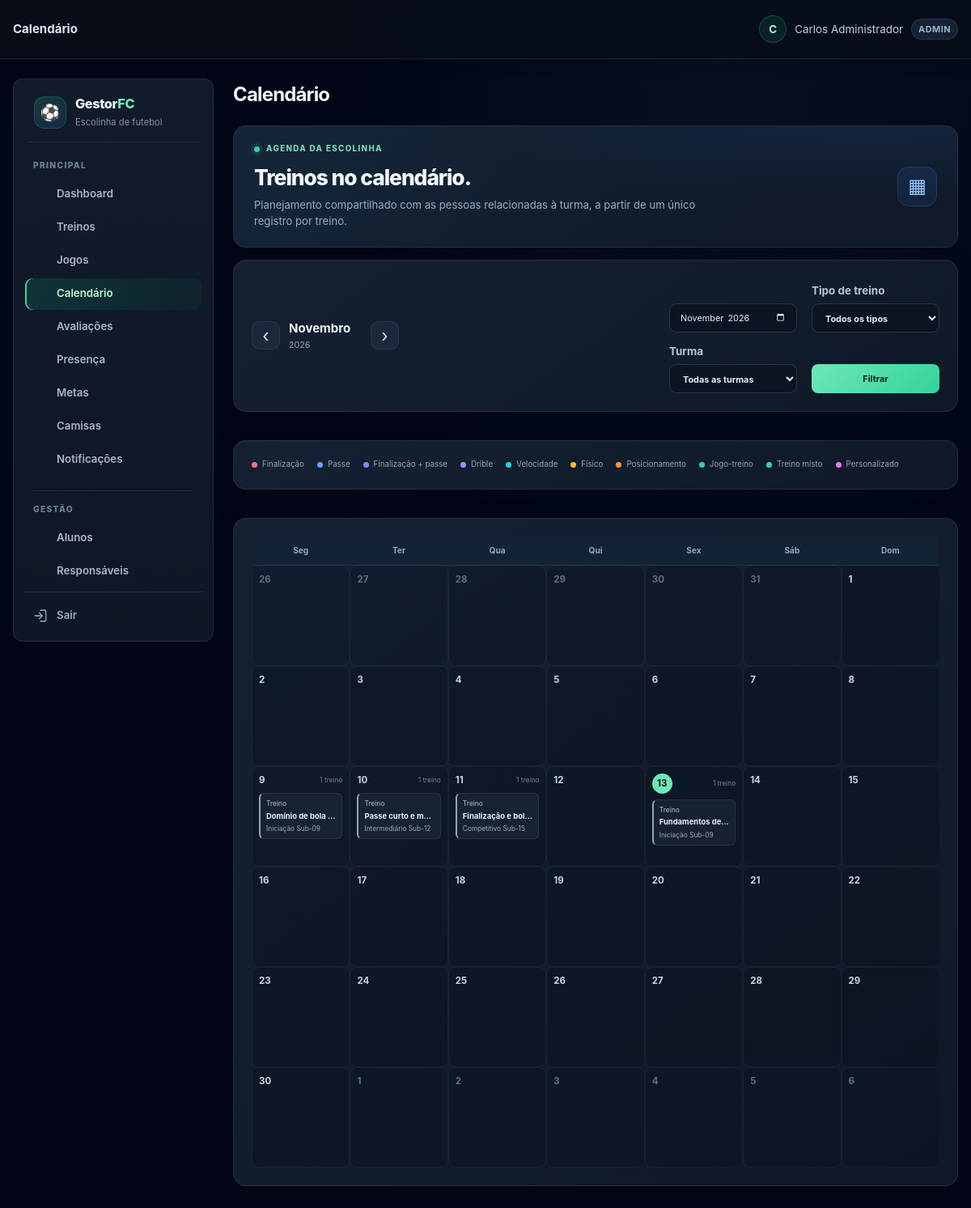
/calendario.php (signed in), run on the app's committed database.
### tables this page shows
CREATE TABLE TB_AULA (
    COD_AULA INT AUTO_INCREMENT PRIMARY KEY,
    COD_TURMA INT NOT NULL,
    DATA_AULA DATE NOT NULL,
    TEMA_TREINO VARCHAR(100) DEFAULT 'Fundamentos e Coletivo',
    HORARIO TIME NULL,
    OBJETIVO TEXT NULL,
    EXERCICIOS TEXT NULL,
    TIPO_TREINO VARCHAR(30) NULL,
    ATRIBUTOS_AVALIAVEIS_JSON JSON NULL,
    OBSERVACAO TEXT NULL,
    CRIADO_EM TIMESTAMP DEFAULT CURRENT_TIMESTAMP,
    FOREIGN KEY (COD_TURMA) REFERENCES TB_TURMA(COD_TURMA) ON DELETE CASCADE
);

CREATE TABLE TB_TURMA (
    COD_TURMA INT AUTO_INCREMENT PRIMARY KEY,
    COD_ESCOLINHA INT NOT NULL,
    COD_PROFESSOR INT NULL,
    NOME VARCHAR(50) NOT NULL,
    FAIXA_ETARIA VARCHAR(30) NOT NULL,
    DIAS_TREINO VARCHAR(100) NOT NULL,
    HORARIO VARCHAR(50) NOT NULL,
    CAPACIDADE INT DEFAULT 25,
    ATIVA TINYINT(1) DEFAULT 1,
    CRIADO_EM TIMESTAMP DEFAULT CURRENT_TIMESTAMP,
    FOREIGN KEY (COD_ESCOLINHA) REFERENCES TB_ESCOLINHA(COD_ESCOLINHA) ON DELETE CASCADE,
    FOREIGN KEY (COD_PROFESSOR) REFERENCES TB_USUARIO(COD_USUARIO) ON DELETE SET NULL
);

### includes/helpers.php (called while the page is built, shortened)
<?php
function e($value) {
    return htmlspecialchars((string) $value, ENT_QUOTES, 'UTF-8');
}

### includes/avaliacao_helpers.php (called while the page is built, shortened)
<?php
function avaliacaoCatalogoAtributos() {
    return [
        'velocidade' => 'Velocidade',
        'finalizacao' => 'Finalização',
        'passe' => 'Passe',
        'drible' => 'Drible',
        'fisico' => 'Físico',
        'posicionamento' => 'Posicionamento'
    ];
}
function avaliacaoTiposTreino() {
    return [
        'VELOCIDADE' => ['nome' => 'Velocidade', 'atributos' => ['velocidade']],
        'FINALIZACAO' => ['nome' => 'Finalização', 'atributos' => ['finalizacao']],
        'PASSE' => ['nome' => 'Passe', 'atributos' => ['passe']],
        'FINALIZACAO_PASSE' => ['nome' => 'Finalização + Passe', 'atributos' => ['finalizacao', 'passe']],
        'DRIBLE' => ['nome' => 'Drible', 'atributos' => ['drible']],
        'FISICO' => ['nome' => 'Preparação física', 'atributos' => ['fisico']],
        'POSICIONAMENTO' => ['nome' => 'Posicionamento', 'atributos' => ['posicionamento']],
        'JOGO_TREINO' => ['nome' => 'Jogo-treino', 'atributos' => array_keys(avaliacaoCatalogoAtributos())],
        'TREINO_MISTO' => ['nome' => 'Treino misto', 'atributos' => array_keys(avaliacaoCatalogoAtributos())],
        'TECNICO_GERAL' => ['nome' => 'Fundamentos gerais', 'atributos' => array_keys(avaliacaoCatalogoAtributos())],
        'PERSONALIZADO' => ['nome' => 'Personalizado', 'atributos' => null]
    ];
}

### calendario.php (the view, shortened to what this page needs)
<?php
require_once __DIR__ . '/includes/layout.php';
require_once __DIR__ . '/includes/avaliacao_helpers.php';
$db = getDB();
$escolinha = currentEscolinhaId();
$mesInformado = is_string($_GET['mes'] ?? null) ? $_GET['mes'] : date('Y-m');
$mesValido = DateTime::createFromFormat('!Y-m', $mesInformado);
$mesAtual = $mesValido && $mesValido->format('Y-m') === $mesInformado ? $mesValido : new DateTime('first day of this month');
$inicioMes = (clone $mesAtual)->modify('first day of this month');
$fimMes = (clone $inicioMes)->modify('last day of this month');
$inicioGrade = (clone $inicioMes)->modify('monday this week');
$fimGrade = (clone $fimMes)->modify('sunday this week');
$mesAnterior = (clone $inicioMes)->modify('-1 month')->format('Y-m');
$mesProximo = (clone $inicioMes)->modify('+1 month')->format('Y-m');
$tipos = avaliacaoTiposTreino();
$filtroTipo = is_string($_GET['tipo'] ?? null) ? $_GET['tipo'] : '';
if (!isset($tipos[$filtroTipo])) $filtroTipo = '';
$filtroTurma = filter_var($_GET['turma'] ?? 0, FILTER_VALIDATE_INT);
$filtroTurma = $filtroTurma === false || $filtroTurma < 0 ? 0 : $filtroTurma;
$sqlEventos =
    'SELECT a.COD_AULA, a.DATA_AULA, TIME_FORMAT(a.HORARIO, "%H:%i") AS HORARIO,
            a.TEMA_TREINO, a.TIPO_TREINO, a.OBJETIVO, a.EXERCICIOS, a.OBSERVACAO,
            t.COD_TURMA, t.NOME AS TURMA, t.FAIXA_ETARIA, u.NOME AS PROFESSOR
     FROM TB_AULA a
     JOIN TB_TURMA t ON t.COD_TURMA = a.COD_TURMA
     LEFT JOIN TB_USUARIO u ON u.COD_USUARIO = t.COD_PROFESSOR
     WHERE t.COD_ESCOLINHA = ? AND t.ATIVA = 1 AND a.DATA_AULA BETWEEN ? AND ?';
$parametrosEventos = [$escolinha, $inicioGrade->format('Y-m-d'), $fimGrade->format('Y-m-d')];
$sqlEventos .= ' ORDER BY a.DATA_AULA, a.HORARIO, a.COD_AULA';
$consulta = $db->prepare($sqlEventos);
$consulta->execute($parametrosEventos);
$eventos = $consulta->fetchAll();
$eventosPorDia = [];
foreach ($eventos as $evento) {
    $eventosPorDia[$evento['DATA_AULA']][] = $evento;
}
$dias = [];
$cursor = clone $inicioGrade;
while ($cursor <= $fimGrade) {
    $data = $cursor->format('Y-m-d');
    $dias[] = ['data' => clone $cursor, 'eventos' => $eventosPorDia[$data] ?? []];
    $cursor = $cursor->modify('+1 day');
}
$nomesMeses = [1 => 'Janeiro', 2 => 'Fevereiro', 3 => 'Março', 4 => 'Abril', 5 => 'Maio', 6 => 'Junho', 7 => 'Julho', 8 => 'Agosto', 9 => 'Setembro', 10 => 'Outubro', 11 => 'Novembro', 12 => 'Dezembro'];
$nomesDias = ['Seg', 'Ter', 'Qua', 'Qui', 'Sex', 'Sáb', 'Dom'];
?>
<div class="calendario-page">
    <header class="calendario-hero"><div><p class="calendario-kicker"><span></span> AGENDA DA ESCOLINHA</p><h2>Treinos no calendário.</h2><p>Planejamento compartilhado com as pessoas relacionadas à turma, a partir de um único registro por treino.</p></div><span class="calendario-hero-icon" aria-hidden="true">▦</span></header>
    <section class="calendario-toolbar">
        <div class="calendario-navegacao-mes"><a href="calendario.php?mes=<?= e($mesAnterior) ?>&amp;tipo=<?= e($filtroTipo) ?>&amp;turma=<?= $filtroTurma ?>" aria-label="Mês anterior">‹</a><div><strong><?= e($nomesMeses[(int) $inicioMes->format('n')]) ?></strong><span><?= e($inicioMes->format('Y')) ?></span></div><a href="calendario.php?mes=<?= e($mesProximo) ?>&amp;tipo=<?= e($filtroTipo) ?>&amp;turma=<?= $filtroTurma ?>" aria-label="Próximo mês">›</a></div>
        <form method="get" class="calendario-filtros"><input type="month" name="mes" value="<?= e($inicioMes->format('Y-m')) ?>" aria-label="Mês"><label><span>Tipo de treino</span><select name="tipo"><option value="">Todos os tipos</option></select></label><label><span>Turma</span><select name="turma"><option value="0">Todas as turmas</option></select></label><button type="submit" class="calendario-aplicar-filtros">Filtrar</button></form>
    </section>
    <section class="calendario-legenda" aria-label="Legenda de tipos"><span><i class="tipo-finalizacao"></i>Finalização</span><span><i class="tipo-passe"></i>Passe</span><span><i class="tipo-finalizacao_passe"></i>Finalização + passe</span><span><i class="tipo-drible"></i>Drible</span><span><i class="tipo-velocidade"></i>Velocidade</span><span><i class="tipo-fisico"></i>Físico</span><span><i class="tipo-posicionamento"></i>Posicionamento</span><span><i class="tipo-jogo_treino"></i>Jogo-treino</span><span><i class="tipo-misto"></i>Treino misto</span><span><i class="tipo-personalizado"></i>Personalizado</span></section>
    <section class="calendario-mes-card" aria-label="Calendário mensal">
        <div class="calendario-dias-semana"><?php foreach ($nomesDias as $nomeDia): ?><span><?= e($nomeDia) ?></span><?php endforeach; ?></div>
        <div class="calendario-grade">
            <?php foreach ($dias as $dia):
                $dataDia = $dia['data'];
                $dentroDoMes = $dataDia->format('Y-m') === $inicioMes->format('Y-m');
                $hoje = $dataDia->format('Y-m-d') === date('Y-m-d');
                $diaClasses = 'calendario-dia' . ($dentroDoMes ? '' : ' fora-mes') . ($hoje ? ' hoje' : '') . ($dia['eventos'] ? ' tem-eventos' : '');
            ?>
                <article class="<?= e($diaClasses) ?>"><header><span class="calendario-dia-nome"><?= e($nomesDias[(int) $dataDia->format('N') - 1]) ?></span><strong><?= e($dataDia->format('j')) ?></strong><?php if ($dia['eventos']): ?><small><?= count($dia['eventos']) ?> <?= count($dia['eventos']) === 1 ? 'treino' : 'treinos' ?></small><?php endif; ?></header><div class="calendario-eventos-dia">
                    <?php foreach ($dia['eventos'] as $evento):
                        $tipoCodigo = (string) ($evento['TIPO_TREINO'] ?? '');
                        $mapaTipos = ['FINALIZACAO' => 'finalizacao', 'PASSE' => 'passe', 'FINALIZACAO_PASSE' => 'finalizacao_passe', 'DRIBLE' => 'drible', 'VELOCIDADE' => 'velocidade', 'FISICO' => 'fisico', 'POSICIONAMENTO' => 'posicionamento', 'JOGO_TREINO' => 'jogo_treino', 'TREINO_MISTO' => 'misto', 'TECNICO_GERAL' => 'misto', 'PERSONALIZADO' => 'personalizado'];
                        $classeTipo = $mapaTipos[$tipoCodigo] ?? 'outro';
                        $tipoNome = $tipos[$evento['TIPO_TREINO']]['nome'] ?? 'Tipo não definido';
                    ?>
                        <button type="button" class="calendario-evento tipo-<?= e($classeTipo) ?>" data-evento-titulo="<?= e($evento['TEMA_TREINO']) ?>" data-evento-tipo="<?= e($tipoNome) ?>" data-evento-data="<?= e(date('d/m/Y', strtotime($evento['DATA_AULA']))) ?>" data-evento-horario="<?= e($evento['HORARIO'] ?: 'Horário não informado') ?>" data-evento-turma="<?= e($evento['TURMA']) ?>" data-evento-categoria="<?= e($evento['FAIXA_ETARIA'] ?? '') ?>" data-evento-professor="<?= e($evento['PROFESSOR'] ?: 'Professor não informado') ?>" data-evento-objetivo="<?= e($evento['OBJETIVO'] ?: 'Objetivo não informado') ?>" data-evento-exercicios="<?= e($evento['EXERCICIOS'] ?: 'Exercícios não informados') ?>" data-evento-observacao="<?= e($evento['OBSERVACAO'] ?: 'Sem observações') ?>"><span class="calendario-evento-hora"><?= e($evento['HORARIO'] ?: 'Treino') ?></span><strong><?= e($evento['TEMA_TREINO']) ?></strong><small><?= e($evento['TURMA']) ?></small></button>
                    <?php endforeach; ?>
                </div></article>
            <?php endforeach; ?>
        </div>
    </section>
</div>

### data on the page
tb_aula: HORARIO "Treino", TEMA_TREINO "Domínio de bola…", COD_TURMA.NOME "Iniciação Sub-09"
tb_aula: HORARIO "Treino", TEMA_TREINO "Passe curto e m…", COD_TURMA.NOME "Intermediário Sub-12"
tb_aula: HORARIO "Treino", TEMA_TREINO "Finalização e bo…", COD_TURMA.NOME "Competitivo Sub-15"
tb_aula: HORARIO "Treino", TEMA_TREINO "Fundamentos d…", COD_TURMA.NOME "Iniciação Sub-09"

### other printed values
$title "Calendário"
$_SESSION['username'] "Carlos Administrador"
$_SESSION['user_role'] "ADMIN"
$label "Dashboard Treinos Jogos Calendário Avaliações Presença Metas Camisas Notificações Alunos Responsáveis"
$nomesMeses[(int) $inicioMes->format('n')] "Novembro"
$inicioMes->format('Y') "2026"
$nomeDia "Seg"
$nomeDia "Ter"
$nomeDia "Qua"
$nomeDia "Qui"
$nomeDia "Sex"
$nomeDia "Sáb"
$nomeDia "Dom"
$dataDia->format('j') "26"
$dataDia->format('j') "27"
